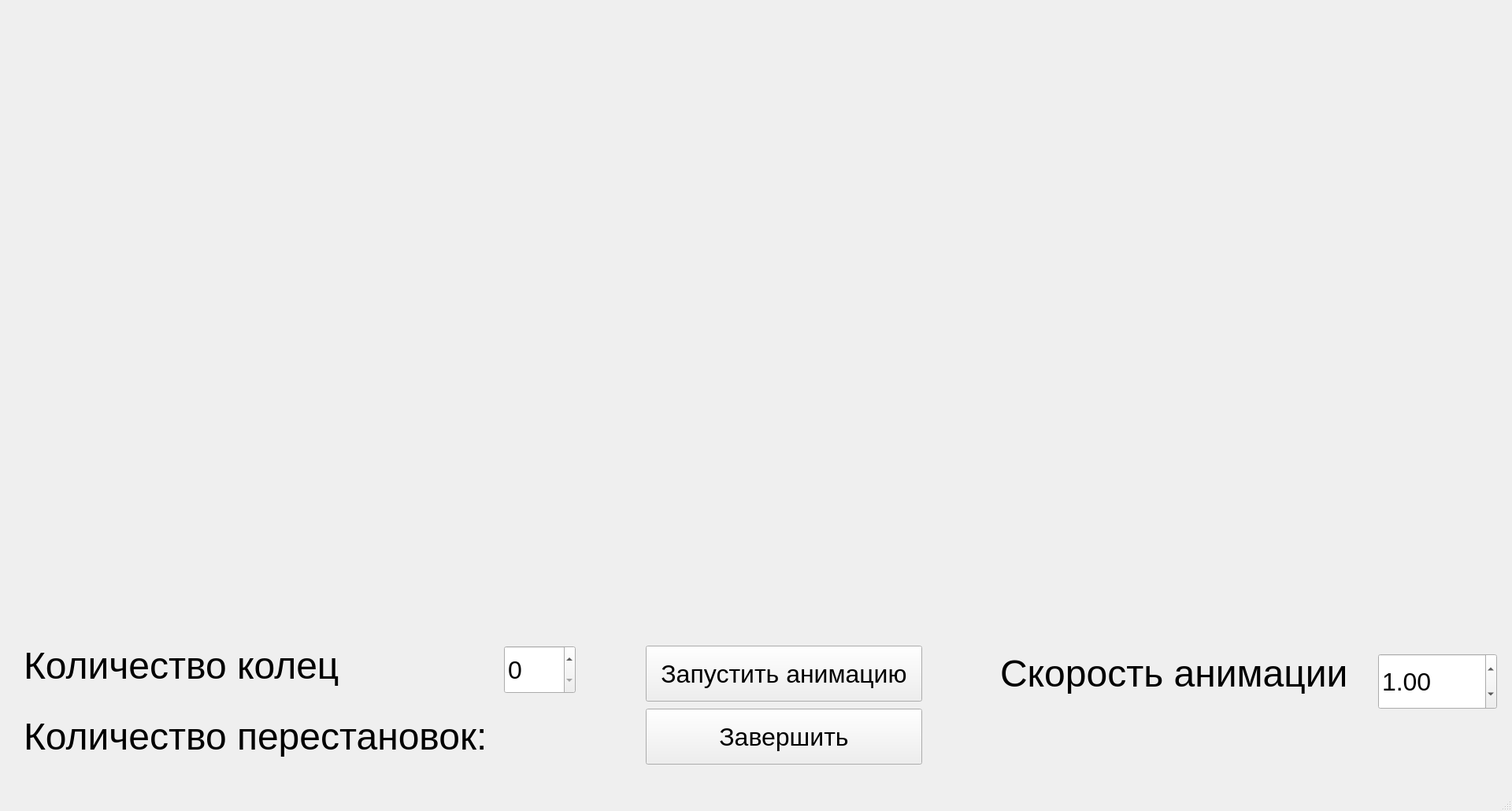
<?xml version="1.0" encoding="UTF-8"?>
<ui version="4.0">
 <class>MainWindow</class>
 <widget class="QMainWindow" name="MainWindow">
  <property name="geometry">
   <rect>
    <x>0</x>
    <y>0</y>
    <width>1920</width>
    <height>1030</height>
   </rect>
  </property>
  <property name="windowTitle">
   <string>MainWindow</string>
  </property>
  <widget class="QWidget" name="centralwidget">
   <widget class="QLabel" name="label">
    <property name="geometry">
     <rect>
      <x>30</x>
      <y>820</y>
      <width>421</width>
      <height>51</height>
     </rect>
    </property>
    <property name="font">
     <font>
      <pointsize>36</pointsize>
     </font>
    </property>
    <property name="text">
     <string>Количество колец</string>
    </property>
   </widget>
   <widget class="QSpinBox" name="spinBox">
    <property name="geometry">
     <rect>
      <x>640</x>
      <y>820</y>
      <width>91</width>
      <height>61</height>
     </rect>
    </property>
    <property name="font">
     <font>
      <pointsize>24</pointsize>
     </font>
    </property>
    <property name="maximum">
     <number>22</number>
    </property>
   </widget>
   <widget class="QPushButton" name="pushButton">
    <property name="geometry">
     <rect>
      <x>820</x>
      <y>820</y>
      <width>351</width>
      <height>71</height>
     </rect>
    </property>
    <property name="font">
     <font>
      <pointsize>24</pointsize>
     </font>
    </property>
    <property name="text">
     <string>Запустить анимацию</string>
    </property>
   </widget>
   <widget class="QPushButton" name="end_button">
    <property name="geometry">
     <rect>
      <x>820</x>
      <y>900</y>
      <width>351</width>
      <height>71</height>
     </rect>
    </property>
    <property name="font">
     <font>
      <pointsize>24</pointsize>
     </font>
    </property>
    <property name="text">
     <string>Завершить</string>
    </property>
   </widget>
   <widget class="QLabel" name="label_2">
    <property name="geometry">
     <rect>
      <x>30</x>
      <y>910</y>
      <width>601</width>
      <height>51</height>
     </rect>
    </property>
    <property name="font">
     <font>
      <pointsize>36</pointsize>
     </font>
    </property>
    <property name="text">
     <string>Количество перестановок:</string>
    </property>
   </widget>
   <widget class="QLabel" name="count">
    <property name="geometry">
     <rect>
      <x>650</x>
      <y>910</y>
      <width>161</width>
      <height>51</height>
     </rect>
    </property>
    <property name="font">
     <font>
      <pointsize>36</pointsize>
     </font>
    </property>
    <property name="text">
     <string/>
    </property>
   </widget>
   <widget class="QDoubleSpinBox" name="doubleSpinBox">
    <property name="geometry">
     <rect>
      <x>1750</x>
      <y>830</y>
      <width>151</width>
      <height>71</height>
     </rect>
    </property>
    <property name="font">
     <font>
      <pointsize>24</pointsize>
     </font>
    </property>
    <property name="buttonSymbols">
     <enum>QAbstractSpinBox::UpDownArrows</enum>
    </property>
    <property name="minimum">
     <double>0.250000000000000</double>
    </property>
    <property name="maximum">
     <double>100.000000000000000</double>
    </property>
    <property name="singleStep">
     <double>0.250000000000000</double>
    </property>
    <property name="value">
     <double>1.000000000000000</double>
    </property>
   </widget>
   <widget class="QLabel" name="label_3">
    <property name="geometry">
     <rect>
      <x>1270</x>
      <y>830</y>
      <width>451</width>
      <height>51</height>
     </rect>
    </property>
    <property name="font">
     <font>
      <pointsize>36</pointsize>
     </font>
    </property>
    <property name="text">
     <string>Скорость анимации</string>
    </property>
   </widget>
  </widget>
  <widget class="QMenuBar" name="menubar">
   <property name="geometry">
    <rect>
     <x>0</x>
     <y>0</y>
     <width>1920</width>
     <height>22</height>
    </rect>
   </property>
  </widget>
  <widget class="QStatusBar" name="statusbar"/>
 </widget>
 <resources/>
 <connections/>
</ui>
